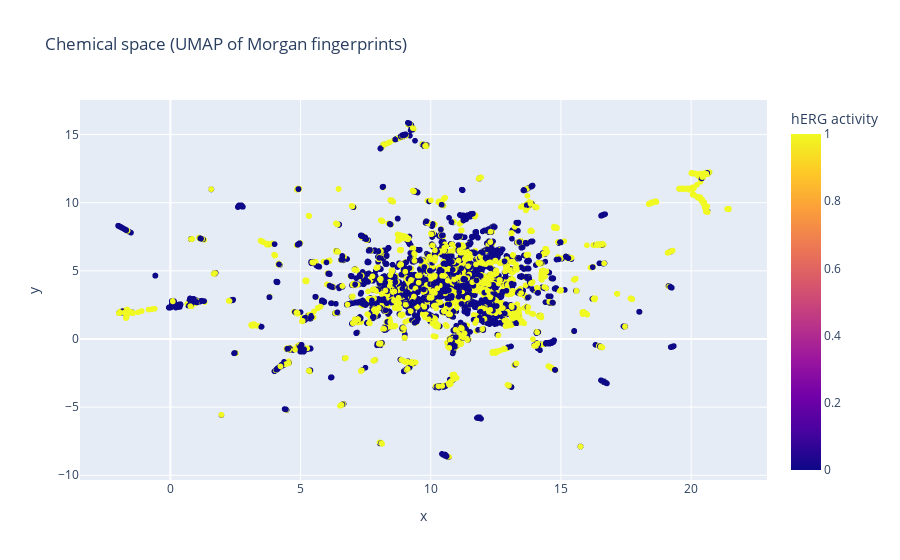

The notebook cell this image was saved under:
### Code cell
fig = px.scatter(
    x=X_2d[:, 0],
    y=X_2d[:, 1],
    color=y,
    labels={"color": "hERG activity"},
    title="Chemical space (UMAP of Morgan fingerprints)"
)

fig.show()

### Figure 1 — Plotly figure (JSON) as saved in the notebook; plotly's stock layout.template omitted (floating-point values rounded to 4 significant figures; data arrays with more than 128 entries replaced by an {"elided": "..."} marker saying what was removed)
{"data": [{"hovertemplate": "x=%{x}<br>y=%{y}<br>hERG activity=%{marker.color}<extra></extra>", "legendgroup": "", "marker": {"color": {"elided": "11930 int values"}, "coloraxis": "coloraxis", "symbol": "circle"}, "mode": "markers", "name": "", "showlegend": false, "type": "scattergl", "x": {"elided": "11930 float values"}, "xaxis": "x", "y": {"elided": "11930 float values"}, "yaxis": "y"}], "layout": {"coloraxis": {"colorbar": {"title": {"text": "hERG activity"}}, "colorscale": [[0, "#0d0887"], [0.1111, "#46039f"], [0.2222, "#7201a8"], [0.3333, "#9c179e"], [0.4444, "#bd3786"], [0.5556, "#d8576b"], [0.6667, "#ed7953"], [0.7778, "#fb9f3a"], [0.8889, "#fdca26"], [1, "#f0f921"]]}, "legend": {"tracegroupgap": 0}, "title": {"text": "Chemical space (UMAP of Morgan fingerprints)"}, "xaxis": {"anchor": "y", "domain": [0, 1], "title": {"text": "x"}}, "yaxis": {"anchor": "x", "domain": [0, 1], "title": {"text": "y"}}}}
